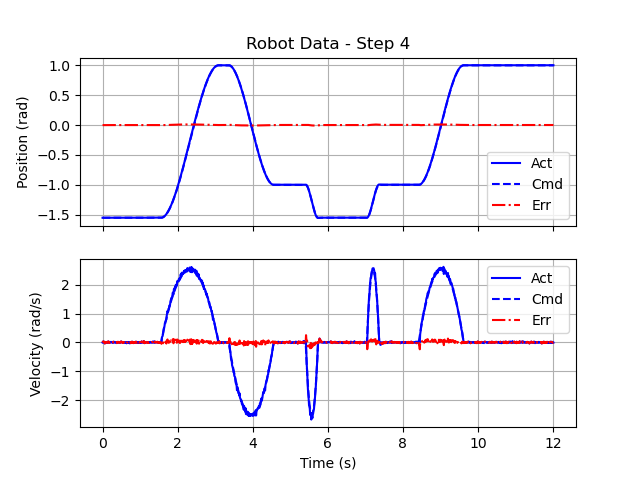

Write the Python code that produced this figure.
'''goals3democode.py

   Demo code for Goals 3
'''

# Import useful packages
import hebi
import numpy as np              # For future use
import matplotlib.pyplot as plt

from math import pi, sin, cos, asin, acos, atan2, sqrt, inf
from time import sleep, time
from keycheck import kbhit, getch


#
#  HEBI Initialization
#
#  Create the motor group, and pre-allocate the command and feedback
#  data structures.  Remember to set the names list to match your
#  motor.
#
names = ['5.5']
group = hebi.Lookup().get_group_from_names(['robotlab'], names)
if group is None:
  print("Unable to find both motors " + str(names))
  raise Exception("Unable to connect to motors")

command  = hebi.GroupCommand(group.size)
feedback = hebi.GroupFeedback(group.size)

dt = 0.01                       # HEBI feedback comes in at 100Hz!

# Also read the initial position.
feedback = group.get_next_feedback(reuse_fbk=feedback)
pinit = feedback.position[0]


#
#  Define the parameters
#
T = 15.0                         # 5 seconds total run time


#
#  Pre-allocate the storage.
#
N = int(T / dt)                 # 100 samples/second.

Time = [0.0] * N
PAct = [0.0] * N
PCmd = [0.0] * N
PErr = [0.0] * N
VAct = [0.0] * N
VCmd = [0.0] * N
VErr = [0.0] * N

# Helper functions
# Helper Functions
def movetime(po, pf, vmax):
    return abs(3*(pf - po)/(2*vmax))


def calcparams(t0, tf, p0, pf, v0, vf):
    T_move = tf - t0 
    a = p0
    b = v0
    c = 3*(pf - p0)/(T_move)**2 - vf/T_move - 2*v0/T_move
    d = (-2)*(pf - p0)/(T_move)**3 + vf/(T_move)**2 + v0/(T_move)**2
    return (a, b, c, d)


def splinecmds(t, t_spline, spline_params):
    (a, b, c, d) = spline_params
    pcmd = a + b*(t - t_spline) + c*(t - t_spline)**2 + d*(t - t_spline)**3
    vcmd = b + 2*c*(t - t_spline) + 3*d*(t - t_spline)**2
    return (pcmd, vcmd)


#
#  Execute the movement.
#
# Initialize the index and time.
index = 0
t = 0.0
feedback = group.get_next_feedback(reuse_fbk=feedback)
pinit = feedback.position[0]
vmax = 2.5

v0 = 0.0
vf = 0.0

p0 = pinit
pf = p0
t0 = 0.0
tm = inf
tf = t0 + tm
# tf = t0 + movetime(p0, pf, vmax)

(a,b,c,d) = calcparams(t0, tf, p0, pf, v0, vf)
segment_num = 1

while True:
    (pcmd, vcmd) = splinecmds(t, t0, (a, b, c, d))
    # Compute the commands for this time step.
    # Check for key presses.
    if kbhit():
        # Grab and report the key
        c = getch()
        print("Saw key '%c'" % c)
        # Do something
        if c == 'a':
            segment_num = 2
            tf = t
        elif c == 'b':
            segment_num = 3
            tf = t
        elif c == 'i':
            segment_num = 4
            tf = t
        elif c == 'q':
            break


    if t + dt > tf:
        t0 = t
        p0 = pcmd
        v0 = vcmd
        print(t)
        print(tf)
        print(v0)
        match segment_num:
            case 2:
                pf = 1.0
                tm = movetime(p0, pf, vmax)
            case 3:
                pf = -1.0
                tm = movetime(p0, pf, vmax)
            case 4:
                pf = pinit
                tm = movetime(p0, pf, vmax)
            case 5:
                v0 = 0.0
                pf = p0
                tm = inf
                
        vf = 0.0
        tf = t0 + tm
        (a, b, c, d) = calcparams(t0, tf, p0, pf, v0, vf)
        segment_num = 5

    # Send the commands.  This returns immediately.
    command.position = [pcmd]
    command.velocity = [vcmd]
    group.send_command(command)

    # Read the actual data. This blocks (internally waits) 10ms for
    # the data and therefor replaces the "sleep(0.01)".
    feedback = group.get_next_feedback(reuse_fbk=feedback)
    pact = feedback.position[0]
    vact = feedback.velocity[0]

    # Store the data for this time step (at the current index).
    Time[index] = t
    PAct[index] = pact
    PCmd[index] = pcmd
    PErr[index] = pact - pcmd
    VAct[index] = vact
    VCmd[index] = vcmd
    VErr[index] = vact - vcmd

    # Advance the index/time.
    index += 1
    t     += dt

    # Break (end) the loop, if we run out of storage or time.
    # if index >= N or t >= T:
    if index >= N:
        break


#
#  Plot.
#
# Create a plot of position and velocity, actual and command!
fig, (ax1, ax2) = plt.subplots(2, 1, sharex=True)

ax1.plot(Time[0:index], PAct[0:index], color='blue', linestyle='-',  label='Act')
ax1.plot(Time[0:index], PCmd[0:index], color='blue', linestyle='--', label='Cmd')
ax1.plot(Time[0:index], PErr[0:index], color='red', linestyle='-.', label='Err')
ax2.plot(Time[0:index], VAct[0:index], color='blue', linestyle='-',  label='Act')
ax2.plot(Time[0:index], VCmd[0:index], color='blue', linestyle='--', label='Cmd')
ax2.plot(Time[0:index], VErr[0:index], color='red', linestyle='-.', label='Err')

ax1.set_title(f'Robot Data - Step 4')
ax1.set_ylabel('Position (rad)')
ax2.set_ylabel('Velocity (rad/s)')
ax2.set_xlabel('Time (s)')

ax1.grid()
ax2.grid()
ax1.legend()
ax2.legend()

plt.show()
